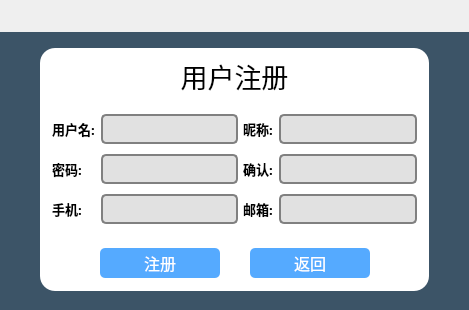
<?xml version="1.0" encoding="UTF-8"?>
<ui version="4.0">
 <class>LoginDialogClass</class>
 <widget class="QDialog" name="LoginDialogClass">
  <property name="geometry">
   <rect>
    <x>0</x>
    <y>0</y>
    <width>469</width>
    <height>310</height>
   </rect>
  </property>
  <property name="windowTitle">
   <string>LoginDialog</string>
  </property>
  <property name="styleSheet">
   <string notr="true">QStackedWidget#stackedWidget
{
	background-color: rgb(60, 84, 103);
}</string>
  </property>
  <layout class="QVBoxLayout" name="verticalLayout" stretch="1,9">
   <property name="spacing">
    <number>0</number>
   </property>
   <property name="leftMargin">
    <number>0</number>
   </property>
   <property name="topMargin">
    <number>0</number>
   </property>
   <property name="rightMargin">
    <number>0</number>
   </property>
   <property name="bottomMargin">
    <number>0</number>
   </property>
   <item>
    <widget class="LoginTitle" name="widgetTitle" native="true">
     <property name="minimumSize">
      <size>
       <width>0</width>
       <height>32</height>
      </size>
     </property>
     <property name="styleSheet">
      <string notr="true"/>
     </property>
    </widget>
   </item>
   <item>
    <widget class="QStackedWidget" name="stackedWidget">
     <property name="styleSheet">
      <string notr="true"/>
     </property>
     <property name="currentIndex">
      <number>1</number>
     </property>
     <widget class="QWidget" name="pageLogin">
      <layout class="QVBoxLayout" name="verticalLayout_4" stretch="1,8,1">
       <property name="spacing">
        <number>0</number>
       </property>
       <property name="leftMargin">
        <number>0</number>
       </property>
       <property name="topMargin">
        <number>0</number>
       </property>
       <property name="rightMargin">
        <number>0</number>
       </property>
       <property name="bottomMargin">
        <number>0</number>
       </property>
       <item>
        <spacer name="verticalSpacer">
         <property name="orientation">
          <enum>Qt::Vertical</enum>
         </property>
         <property name="sizeHint" stdset="0">
          <size>
           <width>20</width>
           <height>41</height>
          </size>
         </property>
        </spacer>
       </item>
       <item>
        <layout class="QHBoxLayout" name="horizontalLayout_9" stretch="1,10,1">
         <property name="spacing">
          <number>0</number>
         </property>
         <item>
          <spacer name="horizontalSpacer_11">
           <property name="orientation">
            <enum>Qt::Horizontal</enum>
           </property>
           <property name="sizeHint" stdset="0">
            <size>
             <width>40</width>
             <height>20</height>
            </size>
           </property>
          </spacer>
         </item>
         <item>
          <widget class="QWidget" name="widgetLogin_2" native="true">
           <property name="styleSheet">
            <string notr="true">background-color: white;
border-radius: 25px;</string>
           </property>
           <layout class="QHBoxLayout" name="horizontalLayout_4">
            <item>
             <widget class="QWidget" name="widgetBody_2" native="true">
              <property name="styleSheet">
               <string notr="true">QLineEdit
{
	border-radius: 5px;
	border-style: solid;
	border-width: 2px;
	border-color: gray;
}</string>
              </property>
              <layout class="QVBoxLayout" name="verticalLayout_2" stretch="3,7,2,3">
               <property name="spacing">
                <number>0</number>
               </property>
               <property name="leftMargin">
                <number>0</number>
               </property>
               <property name="topMargin">
                <number>0</number>
               </property>
               <property name="rightMargin">
                <number>0</number>
               </property>
               <property name="bottomMargin">
                <number>0</number>
               </property>
               <item>
                <widget class="QLabel" name="label_4">
                 <property name="font">
                  <font>
                   <family>造字工房悦黑（非商用）常规体</family>
                   <pointsize>20</pointsize>
                  </font>
                 </property>
                 <property name="styleSheet">
                  <string notr="true"/>
                 </property>
                 <property name="text">
                  <string>用户登录</string>
                 </property>
                 <property name="alignment">
                  <set>Qt::AlignCenter</set>
                 </property>
                </widget>
               </item>
               <item>
                <widget class="QWidget" name="widget_5" native="true">
                 <layout class="QHBoxLayout" name="horizontalLayout_6" stretch="1,6,1">
                  <item>
                   <spacer name="horizontalSpacer_5">
                    <property name="orientation">
                     <enum>Qt::Horizontal</enum>
                    </property>
                    <property name="sizeHint" stdset="0">
                     <size>
                      <width>59</width>
                      <height>20</height>
                     </size>
                    </property>
                   </spacer>
                  </item>
                  <item>
                   <layout class="QGridLayout" name="gridLayout_2">
                    <property name="verticalSpacing">
                     <number>15</number>
                    </property>
                    <item row="0" column="0">
                     <widget class="QLabel" name="label_5">
                      <property name="font">
                       <font>
                        <family>微软雅黑</family>
                        <pointsize>12</pointsize>
                        <bold>true</bold>
                       </font>
                      </property>
                      <property name="text">
                       <string>用户名：</string>
                      </property>
                     </widget>
                    </item>
                    <item row="0" column="1">
                     <widget class="IconLineEdit" name="lineEditUser">
                      <property name="minimumSize">
                       <size>
                        <width>0</width>
                        <height>30</height>
                       </size>
                      </property>
                      <property name="font">
                       <font>
                        <family>Times New Roman</family>
                        <pointsize>14</pointsize>
                        <bold>true</bold>
                       </font>
                      </property>
                     </widget>
                    </item>
                    <item row="1" column="0">
                     <widget class="QLabel" name="label_6">
                      <property name="font">
                       <font>
                        <family>微软雅黑</family>
                        <pointsize>12</pointsize>
                        <bold>true</bold>
                       </font>
                      </property>
                      <property name="text">
                       <string>密码：</string>
                      </property>
                     </widget>
                    </item>
                    <item row="1" column="1">
                     <widget class="IconLineEdit" name="lineEditPasswd">
                      <property name="minimumSize">
                       <size>
                        <width>0</width>
                        <height>30</height>
                       </size>
                      </property>
                      <property name="font">
                       <font>
                        <family>Times New Roman</family>
                        <pointsize>14</pointsize>
                        <bold>true</bold>
                       </font>
                      </property>
                      <property name="echoMode">
                       <enum>QLineEdit::Password</enum>
                      </property>
                     </widget>
                    </item>
                   </layout>
                  </item>
                  <item>
                   <spacer name="horizontalSpacer_6">
                    <property name="orientation">
                     <enum>Qt::Horizontal</enum>
                    </property>
                    <property name="sizeHint" stdset="0">
                     <size>
                      <width>58</width>
                      <height>20</height>
                     </size>
                    </property>
                   </spacer>
                  </item>
                 </layout>
                </widget>
               </item>
               <item>
                <widget class="QWidget" name="widget_6" native="true">
                 <layout class="QHBoxLayout" name="horizontalLayout_7">
                  <property name="spacing">
                   <number>0</number>
                  </property>
                  <property name="leftMargin">
                   <number>0</number>
                  </property>
                  <property name="topMargin">
                   <number>0</number>
                  </property>
                  <property name="rightMargin">
                   <number>0</number>
                  </property>
                  <property name="bottomMargin">
                   <number>0</number>
                  </property>
                  <item>
                   <spacer name="horizontalSpacer_9">
                    <property name="orientation">
                     <enum>Qt::Horizontal</enum>
                    </property>
                    <property name="sizeHint" stdset="0">
                     <size>
                      <width>40</width>
                      <height>20</height>
                     </size>
                    </property>
                   </spacer>
                  </item>
                  <item>
                   <layout class="QHBoxLayout" name="horizontalLayout_5">
                    <item>
                     <widget class="QCheckBox" name="checkBox">
                      <property name="font">
                       <font>
                        <family>隶书</family>
                        <pointsize>14</pointsize>
                       </font>
                      </property>
                      <property name="text">
                       <string>记住密码</string>
                      </property>
                     </widget>
                    </item>
                    <item>
                     <widget class="QToolButton" name="tBtnRegFont">
                      <property name="font">
                       <font>
                        <family>隶书</family>
                        <pointsize>12</pointsize>
                        <underline>true</underline>
                       </font>
                      </property>
                      <property name="styleSheet">
                       <string notr="true">color: rgb(0, 0, 255);</string>
                      </property>
                      <property name="text">
                       <string>没有账号，马上注册</string>
                      </property>
                      <property name="autoRaise">
                       <bool>true</bool>
                      </property>
                     </widget>
                    </item>
                   </layout>
                  </item>
                  <item>
                   <spacer name="horizontalSpacer_10">
                    <property name="orientation">
                     <enum>Qt::Horizontal</enum>
                    </property>
                    <property name="sizeHint" stdset="0">
                     <size>
                      <width>40</width>
                      <height>20</height>
                     </size>
                    </property>
                   </spacer>
                  </item>
                 </layout>
                </widget>
               </item>
               <item>
                <widget class="QWidget" name="widget_7" native="true">
                 <layout class="QHBoxLayout" name="horizontalLayout_8">
                  <property name="bottomMargin">
                   <number>9</number>
                  </property>
                  <item>
                   <spacer name="horizontalSpacer_7">
                    <property name="orientation">
                     <enum>Qt::Horizontal</enum>
                    </property>
                    <property name="sizeHint" stdset="0">
                     <size>
                      <width>72</width>
                      <height>20</height>
                     </size>
                    </property>
                   </spacer>
                  </item>
                  <item>
                   <widget class="QToolButton" name="toolButtonLogin">
                    <property name="minimumSize">
                     <size>
                      <width>250</width>
                      <height>30</height>
                     </size>
                    </property>
                    <property name="font">
                     <font>
                      <family>黑体</family>
                      <pointsize>12</pointsize>
                     </font>
                    </property>
                    <property name="styleSheet">
                     <string notr="true">QToolButton
{
	border-radius: 5px;
	background-color: rgb(85, 170, 255);
	color: white;
}

QToolButton:hover
{
	background-color: rgb(200, 0, 0);
}</string>
                    </property>
                    <property name="text">
                     <string>登录</string>
                    </property>
                   </widget>
                  </item>
                  <item>
                   <spacer name="horizontalSpacer_8">
                    <property name="orientation">
                     <enum>Qt::Horizontal</enum>
                    </property>
                    <property name="sizeHint" stdset="0">
                     <size>
                      <width>71</width>
                      <height>20</height>
                     </size>
                    </property>
                   </spacer>
                  </item>
                 </layout>
                </widget>
               </item>
              </layout>
             </widget>
            </item>
           </layout>
          </widget>
         </item>
         <item>
          <spacer name="horizontalSpacer_12">
           <property name="orientation">
            <enum>Qt::Horizontal</enum>
           </property>
           <property name="sizeHint" stdset="0">
            <size>
             <width>40</width>
             <height>20</height>
            </size>
           </property>
          </spacer>
         </item>
        </layout>
       </item>
       <item>
        <spacer name="verticalSpacer_2">
         <property name="orientation">
          <enum>Qt::Vertical</enum>
         </property>
         <property name="sizeHint" stdset="0">
          <size>
           <width>20</width>
           <height>41</height>
          </size>
         </property>
        </spacer>
       </item>
      </layout>
     </widget>
     <widget class="QWidget" name="pageRegister">
      <property name="styleSheet">
       <string notr="true"/>
      </property>
      <layout class="QVBoxLayout" name="verticalLayout_5" stretch="1,15,1">
       <property name="spacing">
        <number>0</number>
       </property>
       <property name="leftMargin">
        <number>0</number>
       </property>
       <property name="topMargin">
        <number>0</number>
       </property>
       <property name="rightMargin">
        <number>0</number>
       </property>
       <property name="bottomMargin">
        <number>0</number>
       </property>
       <item>
        <spacer name="verticalSpacer_3">
         <property name="orientation">
          <enum>Qt::Vertical</enum>
         </property>
         <property name="sizeHint" stdset="0">
          <size>
           <width>18</width>
           <height>40</height>
          </size>
         </property>
        </spacer>
       </item>
       <item>
        <layout class="QHBoxLayout" name="horizontalLayout" stretch="0,10,0">
         <property name="spacing">
          <number>0</number>
         </property>
         <property name="bottomMargin">
          <number>3</number>
         </property>
         <item>
          <spacer name="horizontalSpacer">
           <property name="orientation">
            <enum>Qt::Horizontal</enum>
           </property>
           <property name="sizeHint" stdset="0">
            <size>
             <width>40</width>
             <height>20</height>
            </size>
           </property>
          </spacer>
         </item>
         <item>
          <widget class="QWidget" name="widgetLogin_3" native="true">
           <property name="styleSheet">
            <string notr="true">QLineEdit
{
	font-size: 16px;
	font-weight: bold;
	border-radius: 5px;
	border-style: solid;
	border-width: 2px;
	border-color: gray;
	background-color: rgb(225, 225, 225);
}</string>
           </property>
           <layout class="QVBoxLayout" name="verticalLayout_8">
            <property name="spacing">
             <number>0</number>
            </property>
            <property name="leftMargin">
             <number>0</number>
            </property>
            <property name="topMargin">
             <number>0</number>
            </property>
            <property name="rightMargin">
             <number>0</number>
            </property>
            <property name="bottomMargin">
             <number>0</number>
            </property>
            <item>
             <widget class="QWidget" name="widgetBody_3" native="true">
              <property name="styleSheet">
               <string notr="true">QWidget#widgetBody_3
{
	background-color: white;
	border-radius: 15px;
	border-width: 1px;
}</string>
              </property>
              <layout class="QVBoxLayout" name="verticalLayout_9">
               <property name="spacing">
                <number>0</number>
               </property>
               <property name="leftMargin">
                <number>3</number>
               </property>
               <property name="topMargin">
                <number>3</number>
               </property>
               <property name="rightMargin">
                <number>3</number>
               </property>
               <property name="bottomMargin">
                <number>3</number>
               </property>
               <item>
                <widget class="QLabel" name="label_7">
                 <property name="maximumSize">
                  <size>
                   <width>16777215</width>
                   <height>50</height>
                  </size>
                 </property>
                 <property name="font">
                  <font>
                   <family>隶书</family>
                   <pointsize>20</pointsize>
                  </font>
                 </property>
                 <property name="styleSheet">
                  <string notr="true"/>
                 </property>
                 <property name="text">
                  <string>用户注册</string>
                 </property>
                 <property name="alignment">
                  <set>Qt::AlignCenter</set>
                 </property>
                </widget>
               </item>
               <item>
                <widget class="QWidget" name="widgetRegInput" native="true">
                 <property name="styleSheet">
                  <string notr="true"/>
                 </property>
                 <layout class="QHBoxLayout" name="horizontalLayout_3">
                  <property name="spacing">
                   <number>5</number>
                  </property>
                  <property name="leftMargin">
                   <number>9</number>
                  </property>
                  <property name="topMargin">
                   <number>9</number>
                  </property>
                  <property name="rightMargin">
                   <number>9</number>
                  </property>
                  <property name="bottomMargin">
                   <number>9</number>
                  </property>
                  <item>
                   <widget class="QWidget" name="widgetRegLeft" native="true">
                    <layout class="QGridLayout" name="gridLayout">
                     <property name="leftMargin">
                      <number>0</number>
                     </property>
                     <property name="topMargin">
                      <number>0</number>
                     </property>
                     <property name="rightMargin">
                      <number>0</number>
                     </property>
                     <property name="bottomMargin">
                      <number>0</number>
                     </property>
                     <item row="0" column="1">
                      <widget class="IconLineEdit" name="lineEditRegUser">
                       <property name="minimumSize">
                        <size>
                         <width>0</width>
                         <height>30</height>
                        </size>
                       </property>
                       <property name="font">
                        <font>
                         <family>Times New Roman</family>
                         <pointsize>-1</pointsize>
                         <bold>true</bold>
                        </font>
                       </property>
                       <property name="alignment">
                        <set>Qt::AlignCenter</set>
                       </property>
                      </widget>
                     </item>
                     <item row="2" column="0">
                      <widget class="QLabel" name="label_16">
                       <property name="font">
                        <font>
                         <family>微软雅黑</family>
                         <pointsize>10</pointsize>
                         <bold>true</bold>
                        </font>
                       </property>
                       <property name="text">
                        <string>手机:</string>
                       </property>
                      </widget>
                     </item>
                     <item row="1" column="0">
                      <widget class="QLabel" name="label_15">
                       <property name="font">
                        <font>
                         <family>微软雅黑</family>
                         <pointsize>10</pointsize>
                         <bold>true</bold>
                        </font>
                       </property>
                       <property name="text">
                        <string>密码:</string>
                       </property>
                      </widget>
                     </item>
                     <item row="1" column="1">
                      <widget class="IconLineEdit" name="lineEditRegPasswd">
                       <property name="minimumSize">
                        <size>
                         <width>0</width>
                         <height>30</height>
                        </size>
                       </property>
                       <property name="font">
                        <font>
                         <family>Times New Roman</family>
                         <pointsize>-1</pointsize>
                         <bold>true</bold>
                        </font>
                       </property>
                       <property name="alignment">
                        <set>Qt::AlignCenter</set>
                       </property>
                      </widget>
                     </item>
                     <item row="0" column="0">
                      <widget class="QLabel" name="label_8">
                       <property name="font">
                        <font>
                         <family>微软雅黑</family>
                         <pointsize>10</pointsize>
                         <bold>true</bold>
                        </font>
                       </property>
                       <property name="text">
                        <string>用户名:</string>
                       </property>
                      </widget>
                     </item>
                     <item row="2" column="1">
                      <widget class="IconLineEdit" name="lineEditRegPhone">
                       <property name="minimumSize">
                        <size>
                         <width>0</width>
                         <height>30</height>
                        </size>
                       </property>
                       <property name="font">
                        <font>
                         <family>Times New Roman</family>
                         <pointsize>-1</pointsize>
                         <bold>true</bold>
                        </font>
                       </property>
                       <property name="alignment">
                        <set>Qt::AlignCenter</set>
                       </property>
                      </widget>
                     </item>
                    </layout>
                   </widget>
                  </item>
                  <item>
                   <widget class="QWidget" name="widgetRegLeft_2" native="true">
                    <layout class="QGridLayout" name="gridLayout_5">
                     <property name="leftMargin">
                      <number>0</number>
                     </property>
                     <property name="topMargin">
                      <number>0</number>
                     </property>
                     <property name="rightMargin">
                      <number>0</number>
                     </property>
                     <property name="bottomMargin">
                      <number>0</number>
                     </property>
                     <item row="0" column="0">
                      <widget class="QLabel" name="label_23">
                       <property name="font">
                        <font>
                         <family>微软雅黑</family>
                         <pointsize>10</pointsize>
                         <bold>true</bold>
                        </font>
                       </property>
                       <property name="text">
                        <string>昵称:</string>
                       </property>
                      </widget>
                     </item>
                     <item row="0" column="1">
                      <widget class="IconLineEdit" name="lineEditRegNickName">
                       <property name="minimumSize">
                        <size>
                         <width>0</width>
                         <height>30</height>
                        </size>
                       </property>
                       <property name="font">
                        <font>
                         <family>Times New Roman</family>
                         <pointsize>-1</pointsize>
                         <bold>true</bold>
                        </font>
                       </property>
                       <property name="alignment">
                        <set>Qt::AlignCenter</set>
                       </property>
                      </widget>
                     </item>
                     <item row="1" column="0">
                      <widget class="QLabel" name="label_24">
                       <property name="font">
                        <font>
                         <family>微软雅黑</family>
                         <pointsize>10</pointsize>
                         <bold>true</bold>
                        </font>
                       </property>
                       <property name="text">
                        <string>确认:</string>
                       </property>
                      </widget>
                     </item>
                     <item row="1" column="1">
                      <widget class="IconLineEdit" name="lineEditRegPasswdConfirm">
                       <property name="minimumSize">
                        <size>
                         <width>0</width>
                         <height>30</height>
                        </size>
                       </property>
                       <property name="font">
                        <font>
                         <family>Times New Roman</family>
                         <pointsize>-1</pointsize>
                         <bold>true</bold>
                        </font>
                       </property>
                       <property name="alignment">
                        <set>Qt::AlignCenter</set>
                       </property>
                      </widget>
                     </item>
                     <item row="2" column="0">
                      <widget class="QLabel" name="label_25">
                       <property name="font">
                        <font>
                         <family>微软雅黑</family>
                         <pointsize>10</pointsize>
                         <bold>true</bold>
                        </font>
                       </property>
                       <property name="text">
                        <string>邮箱:</string>
                       </property>
                      </widget>
                     </item>
                     <item row="2" column="1">
                      <widget class="IconLineEdit" name="lineEditRegEmail">
                       <property name="minimumSize">
                        <size>
                         <width>0</width>
                         <height>30</height>
                        </size>
                       </property>
                       <property name="font">
                        <font>
                         <family>Times New Roman</family>
                         <pointsize>-1</pointsize>
                         <bold>true</bold>
                        </font>
                       </property>
                       <property name="alignment">
                        <set>Qt::AlignCenter</set>
                       </property>
                      </widget>
                     </item>
                    </layout>
                   </widget>
                  </item>
                 </layout>
                </widget>
               </item>
               <item>
                <widget class="QWidget" name="widget_10" native="true">
                 <property name="maximumSize">
                  <size>
                   <width>16777215</width>
                   <height>50</height>
                  </size>
                 </property>
                 <layout class="QHBoxLayout" name="horizontalLayout_12">
                  <property name="leftMargin">
                   <number>0</number>
                  </property>
                  <property name="topMargin">
                   <number>0</number>
                  </property>
                  <property name="rightMargin">
                   <number>0</number>
                  </property>
                  <property name="bottomMargin">
                   <number>0</number>
                  </property>
                  <item>
                   <spacer name="horizontalSpacer_17">
                    <property name="orientation">
                     <enum>Qt::Horizontal</enum>
                    </property>
                    <property name="sizeHint" stdset="0">
                     <size>
                      <width>72</width>
                      <height>20</height>
                     </size>
                    </property>
                   </spacer>
                  </item>
                  <item>
                   <widget class="QToolButton" name="tBtnReg">
                    <property name="minimumSize">
                     <size>
                      <width>120</width>
                      <height>30</height>
                     </size>
                    </property>
                    <property name="font">
                     <font>
                      <family>黑体</family>
                      <pointsize>12</pointsize>
                     </font>
                    </property>
                    <property name="styleSheet">
                     <string notr="true">QToolButton
{
	border-radius: 5px;
	background-color: rgb(85, 170, 255);
	color: white;
}

QToolButton:hover
{
	background-color: rgb(200, 0, 0);
}</string>
                    </property>
                    <property name="text">
                     <string>注册</string>
                    </property>
                   </widget>
                  </item>
                  <item>
                   <spacer name="horizontalSpacer_15">
                    <property name="orientation">
                     <enum>Qt::Horizontal</enum>
                    </property>
                    <property name="sizeHint" stdset="0">
                     <size>
                      <width>40</width>
                      <height>20</height>
                     </size>
                    </property>
                   </spacer>
                  </item>
                  <item>
                   <widget class="QToolButton" name="tBtnBacktoLogin">
                    <property name="minimumSize">
                     <size>
                      <width>120</width>
                      <height>30</height>
                     </size>
                    </property>
                    <property name="font">
                     <font>
                      <family>黑体</family>
                      <pointsize>12</pointsize>
                     </font>
                    </property>
                    <property name="styleSheet">
                     <string notr="true">QToolButton
{
	border-radius: 5px;
	background-color: rgb(85, 170, 255);
	color: white;
}

QToolButton:hover
{
	background-color: rgb(200, 0, 0);
}</string>
                    </property>
                    <property name="text">
                     <string>返回</string>
                    </property>
                   </widget>
                  </item>
                  <item>
                   <spacer name="horizontalSpacer_18">
                    <property name="orientation">
                     <enum>Qt::Horizontal</enum>
                    </property>
                    <property name="sizeHint" stdset="0">
                     <size>
                      <width>71</width>
                      <height>20</height>
                     </size>
                    </property>
                   </spacer>
                  </item>
                 </layout>
                </widget>
               </item>
              </layout>
             </widget>
            </item>
           </layout>
          </widget>
         </item>
         <item>
          <spacer name="horizontalSpacer_2">
           <property name="orientation">
            <enum>Qt::Horizontal</enum>
           </property>
           <property name="sizeHint" stdset="0">
            <size>
             <width>40</width>
             <height>20</height>
            </size>
           </property>
          </spacer>
         </item>
        </layout>
       </item>
       <item>
        <spacer name="verticalSpacer_4">
         <property name="orientation">
          <enum>Qt::Vertical</enum>
         </property>
         <property name="sizeHint" stdset="0">
          <size>
           <width>18</width>
           <height>40</height>
          </size>
         </property>
        </spacer>
       </item>
      </layout>
     </widget>
     <widget class="QWidget" name="pageConfig">
      <layout class="QVBoxLayout" name="verticalLayout_7" stretch="1,10,1">
       <property name="spacing">
        <number>0</number>
       </property>
       <property name="leftMargin">
        <number>0</number>
       </property>
       <property name="topMargin">
        <number>0</number>
       </property>
       <property name="rightMargin">
        <number>0</number>
       </property>
       <property name="bottomMargin">
        <number>0</number>
       </property>
       <item>
        <spacer name="verticalSpacer_5">
         <property name="orientation">
          <enum>Qt::Vertical</enum>
         </property>
         <property name="sizeHint" stdset="0">
          <size>
           <width>20</width>
           <height>33</height>
          </size>
         </property>
        </spacer>
       </item>
       <item>
        <layout class="QHBoxLayout" name="horizontalLayout_2" stretch="1,10,1">
         <property name="spacing">
          <number>0</number>
         </property>
         <item>
          <spacer name="horizontalSpacer_3">
           <property name="orientation">
            <enum>Qt::Horizontal</enum>
           </property>
           <property name="sizeHint" stdset="0">
            <size>
             <width>40</width>
             <height>20</height>
            </size>
           </property>
          </spacer>
         </item>
         <item>
          <widget class="QWidget" name="widgetLogin_4" native="true">
           <property name="styleSheet">
            <string notr="true">background-color: white;
border-radius: 25px;</string>
           </property>
           <layout class="QHBoxLayout" name="horizontalLayout_13">
            <item>
             <widget class="QWidget" name="widgetBody_4" native="true">
              <property name="styleSheet">
               <string notr="true">QLineEdit
{
	border-radius: 5px;
	border-style: solid;
	border-width: 2px;
	border-color: gray;
}</string>
              </property>
              <layout class="QVBoxLayout" name="verticalLayout_6" stretch="2,3,2">
               <property name="spacing">
                <number>0</number>
               </property>
               <property name="leftMargin">
                <number>0</number>
               </property>
               <property name="topMargin">
                <number>0</number>
               </property>
               <property name="rightMargin">
                <number>0</number>
               </property>
               <property name="bottomMargin">
                <number>0</number>
               </property>
               <item>
                <widget class="QLabel" name="label_10">
                 <property name="font">
                  <font>
                   <family>微软雅黑</family>
                   <pointsize>16</pointsize>
                   <bold>true</bold>
                  </font>
                 </property>
                 <property name="styleSheet">
                  <string notr="true"/>
                 </property>
                 <property name="text">
                  <string>服务器设置</string>
                 </property>
                 <property name="alignment">
                  <set>Qt::AlignCenter</set>
                 </property>
                </widget>
               </item>
               <item>
                <widget class="QWidget" name="widget_11" native="true">
                 <layout class="QHBoxLayout" name="horizontalLayout_14" stretch="1,8,1">
                  <property name="spacing">
                   <number>0</number>
                  </property>
                  <property name="leftMargin">
                   <number>0</number>
                  </property>
                  <property name="topMargin">
                   <number>0</number>
                  </property>
                  <property name="rightMargin">
                   <number>0</number>
                  </property>
                  <property name="bottomMargin">
                   <number>0</number>
                  </property>
                  <item>
                   <spacer name="horizontalSpacer_19">
                    <property name="orientation">
                     <enum>Qt::Horizontal</enum>
                    </property>
                    <property name="sizeHint" stdset="0">
                     <size>
                      <width>59</width>
                      <height>20</height>
                     </size>
                    </property>
                   </spacer>
                  </item>
                  <item>
                   <layout class="QGridLayout" name="gridLayout_4">
                    <property name="verticalSpacing">
                     <number>20</number>
                    </property>
                    <item row="0" column="0">
                     <widget class="QLabel" name="label_11">
                      <property name="font">
                       <font>
                        <family>微软雅黑</family>
                        <pointsize>12</pointsize>
                        <bold>true</bold>
                       </font>
                      </property>
                      <property name="text">
                       <string>服务器地址：</string>
                      </property>
                     </widget>
                    </item>
                    <item row="0" column="1">
                     <widget class="IconLineEdit" name="lineEditIP">
                      <property name="minimumSize">
                       <size>
                        <width>0</width>
                        <height>30</height>
                       </size>
                      </property>
                      <property name="font">
                       <font>
                        <family>Times New Roman</family>
                        <pointsize>12</pointsize>
                        <bold>true</bold>
                       </font>
                      </property>
                      <property name="alignment">
                       <set>Qt::AlignCenter</set>
                      </property>
                     </widget>
                    </item>
                    <item row="1" column="0">
                     <widget class="QLabel" name="label_12">
                      <property name="font">
                       <font>
                        <family>微软雅黑</family>
                        <pointsize>12</pointsize>
                        <bold>true</bold>
                       </font>
                      </property>
                      <property name="text">
                       <string>服务器端口：</string>
                      </property>
                     </widget>
                    </item>
                    <item row="1" column="1">
                     <widget class="IconLineEdit" name="lineEditPort">
                      <property name="minimumSize">
                       <size>
                        <width>0</width>
                        <height>30</height>
                       </size>
                      </property>
                      <property name="font">
                       <font>
                        <family>Times New Roman</family>
                        <pointsize>12</pointsize>
                        <bold>true</bold>
                       </font>
                      </property>
                      <property name="echoMode">
                       <enum>QLineEdit::Normal</enum>
                      </property>
                      <property name="alignment">
                       <set>Qt::AlignCenter</set>
                      </property>
                     </widget>
                    </item>
                   </layout>
                  </item>
                  <item>
                   <spacer name="horizontalSpacer_20">
                    <property name="orientation">
                     <enum>Qt::Horizontal</enum>
                    </property>
                    <property name="sizeHint" stdset="0">
                     <size>
                      <width>58</width>
                      <height>20</height>
                     </size>
                    </property>
                   </spacer>
                  </item>
                 </layout>
                </widget>
               </item>
               <item>
                <widget class="QWidget" name="widget_13" native="true">
                 <layout class="QHBoxLayout" name="horizontalLayout_16">
                  <item>
                   <spacer name="horizontalSpacer_23">
                    <property name="orientation">
                     <enum>Qt::Horizontal</enum>
                    </property>
                    <property name="sizeHint" stdset="0">
                     <size>
                      <width>72</width>
                      <height>20</height>
                     </size>
                    </property>
                   </spacer>
                  </item>
                  <item>
                   <widget class="QToolButton" name="tBtnServerSet">
                    <property name="minimumSize">
                     <size>
                      <width>250</width>
                      <height>30</height>
                     </size>
                    </property>
                    <property name="font">
                     <font>
                      <family>黑体</family>
                      <pointsize>12</pointsize>
                     </font>
                    </property>
                    <property name="styleSheet">
                     <string notr="true">QToolButton
{
	border-radius: 5px;
	background-color: rgb(85, 170, 255);
	color: white;
}

QToolButton:hover
{
	background-color: rgb(200, 0, 0);
}</string>
                    </property>
                    <property name="text">
                     <string>确定</string>
                    </property>
                   </widget>
                  </item>
                  <item>
                   <spacer name="horizontalSpacer_24">
                    <property name="orientation">
                     <enum>Qt::Horizontal</enum>
                    </property>
                    <property name="sizeHint" stdset="0">
                     <size>
                      <width>71</width>
                      <height>20</height>
                     </size>
                    </property>
                   </spacer>
                  </item>
                 </layout>
                </widget>
               </item>
              </layout>
             </widget>
            </item>
           </layout>
          </widget>
         </item>
         <item>
          <spacer name="horizontalSpacer_4">
           <property name="orientation">
            <enum>Qt::Horizontal</enum>
           </property>
           <property name="sizeHint" stdset="0">
            <size>
             <width>40</width>
             <height>20</height>
            </size>
           </property>
          </spacer>
         </item>
        </layout>
       </item>
       <item>
        <spacer name="verticalSpacer_6">
         <property name="orientation">
          <enum>Qt::Vertical</enum>
         </property>
         <property name="sizeHint" stdset="0">
          <size>
           <width>20</width>
           <height>33</height>
          </size>
         </property>
        </spacer>
       </item>
      </layout>
     </widget>
    </widget>
   </item>
  </layout>
 </widget>
 <layoutdefault spacing="6" margin="11"/>
 <customwidgets>
  <customwidget>
   <class>LoginTitle</class>
   <extends>QWidget</extends>
   <header location="global">logintitle.h</header>
   <container>1</container>
  </customwidget>
  <customwidget>
   <class>IconLineEdit</class>
   <extends>QLineEdit</extends>
   <header location="global">iconlineedit.h</header>
  </customwidget>
 </customwidgets>
 <tabstops>
  <tabstop>lineEditUser</tabstop>
  <tabstop>lineEditPasswd</tabstop>
  <tabstop>checkBox</tabstop>
  <tabstop>tBtnRegFont</tabstop>
  <tabstop>toolButtonLogin</tabstop>
  <tabstop>lineEditRegUser</tabstop>
  <tabstop>lineEditRegNickName</tabstop>
  <tabstop>lineEditRegPasswd</tabstop>
  <tabstop>lineEditRegPasswdConfirm</tabstop>
  <tabstop>lineEditRegPhone</tabstop>
  <tabstop>lineEditRegEmail</tabstop>
  <tabstop>tBtnReg</tabstop>
  <tabstop>tBtnBacktoLogin</tabstop>
  <tabstop>lineEditIP</tabstop>
  <tabstop>lineEditPort</tabstop>
  <tabstop>tBtnServerSet</tabstop>
  <tabstop>lineEditRegEmail_2</tabstop>
  <tabstop>lineEditRegUser_2</tabstop>
  <tabstop>lineEditRegPasswd_2</tabstop>
  <tabstop>lineEditRegNickName_2</tabstop>
  <tabstop>lineEditRegPasswdConfirm_2</tabstop>
  <tabstop>lineEditRegPhone_2</tabstop>
 </tabstops>
 <resources/>
 <connections/>
</ui>
